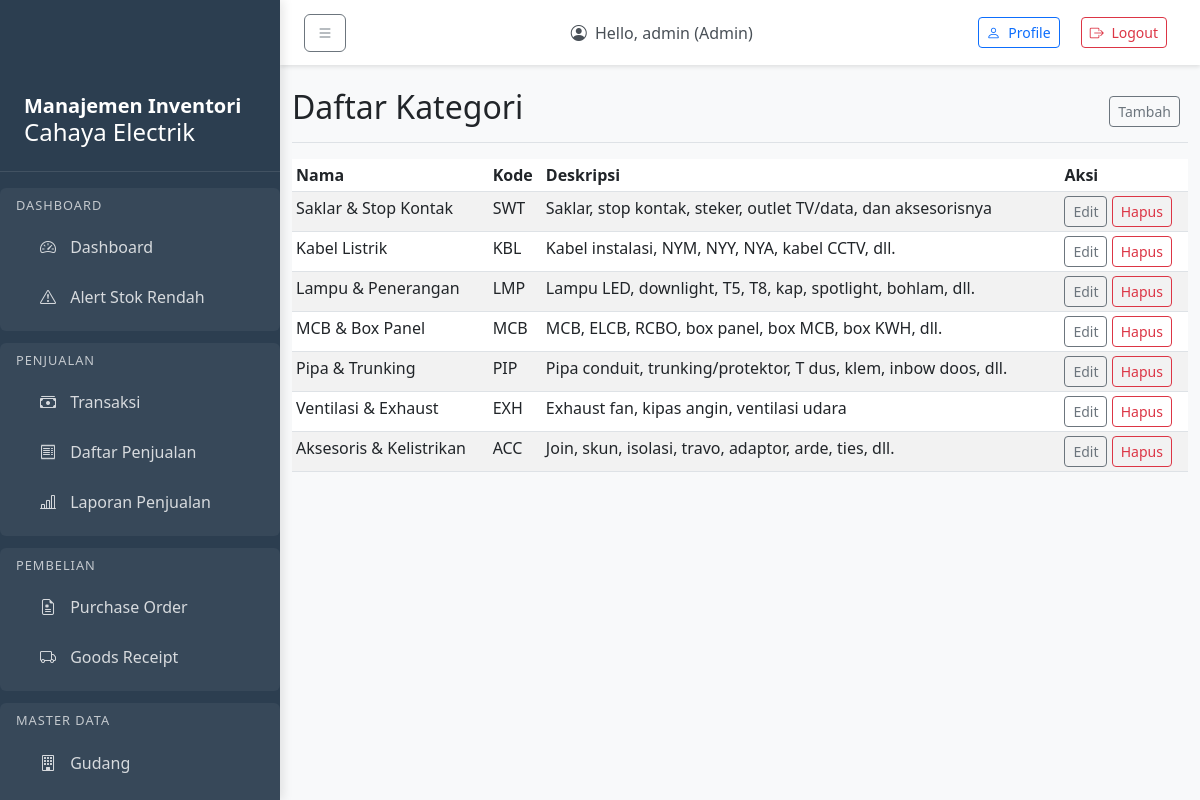
The app's page /master/categories/ (signed in) with its own data.
### accounts/models.py (models this page shows, shortened)
class User(AbstractUser):
    ROLE_CHOICES = [
        ('admin', 'Admin'),
        ('manager', 'Manager'),
        ('warehouse', 'Warehouse'),
        ('cashier', 'Cashier'),
        ('analyst', 'Analyst'),
    ]
    role = models.CharField(max_length=20, choices=ROLE_CHOICES, default='cashier')
    created_at = models.DateTimeField(auto_now_add=True)
    updated_at = models.DateTimeField(auto_now=True)
    groups = models.ManyToManyField(
        'auth.Group',
        related_name='custom_user_set',
        blank=True,
    )
    user_permissions = models.ManyToManyField(
        'auth.Permission',
        related_name='custom_user_set',
        blank=True,
    )

### master/models.py (models this page shows, shortened)
class Category(models.Model):
    name = models.CharField(max_length=100)
    code = models.CharField(max_length=30, unique=True)
    description = models.CharField(max_length=255, blank=True)
    created_at = models.DateTimeField(auto_now_add=True)
    updated_at = models.DateTimeField(auto_now=True)
    class Meta:
        db_table = 'category'

### master/views.py (the view)
# urls.py: path('categories/', views.category_list, name='category_list'),
@login_required
def category_list(request):
    if request.user.role not in ['manager', 'admin']:
        raise PermissionDenied("Anda tidak memiliki akses ke fitur ini.")
    categories = Category.objects.all()
    paginator = Paginator(categories, 10)  # Show 10 categories per page
    page_number = request.GET.get('page')
    page_obj = paginator.get_page(page_number)
    return render(request, 'master/category_list.html', {'page_obj': page_obj})

### templates/master/category_list.html (shortened to what this page needs)
{% extends 'master/base_master.html' %}
{% block master_title %}Daftar Kategori{% endblock %}
{% block add_url %}{% url 'master:category_create' %}{% endblock %}
{% block master_content %}
<div class="table-responsive">
    <table class="table table-striped table-sm">
        <thead>
            <tr>
                <th>Nama</th>
                <th>Kode</th>
                <th>Deskripsi</th>
                <th>Aksi</th>
            </tr>
        </thead>
        <tbody>
            {% for category in page_obj %}
            <tr>
                <td>{{ category.name }}</td>
                <td>{{ category.code }}</td>
                <td>{{ category.description }}</td>
                <td>
                    <a href="{% url 'master:category_update' category.pk %}" class="btn btn-sm btn-outline-secondary">Edit</a>
                    <a href="{% url 'master:category_delete' category.pk %}" class="btn btn-sm btn-outline-danger">Hapus</a>
                </td>
            </tr>
            {% empty %}
            <tr>
                <td colspan="4">Tidak ada kategori</td>
            </tr>
            {% endfor %}
        </tbody>
    </table>
</div>
{% endblock %}

### templates/base.html (shortened to what this page needs)
{% load static %}
<!DOCTYPE html>
<html lang="en">
<head>
    <link href="https://cdn.jsdelivr.net/npm/bootstrap@5.3.0-alpha1/dist/css/bootstrap.min.css" rel="stylesheet">
    <link rel="stylesheet" href="https://cdn.jsdelivr.net/npm/bootstrap-icons@1.10.0/font/bootstrap-icons.css">
</head>
<body>
    <div class="sidebar" id="sidebar">
        <div class="sidebar-header">
            <h5></i>Manajemen Inventori</h5>
            <h4></i>Cahaya Electrik</h4>
        </div>
        {% if user.is_authenticated %}
        {% if user.role == 'warehouse' or user.role == 'manager' or user.role == 'admin' %}
        <div class="menu-section">
            <div class="menu-section-title">Dashboard</div>
            <a href="{% url 'summary:dashboard' %}"
                class="nav-link {% if request.resolver_match.url_name == 'dashboard' %}active{% endif %}">
                <i class="bi bi-speedometer2"></i> Dashboard
            </a>
            <a href="{% url 'inventory:low_stock_alerts' %}"
                class="nav-link  {% if 'low_stock' in request.resolver_match.url_name %}active{% endif %}">
                <i class="bi bi-exclamation-triangle"></i> Alert Stok Rendah
            </a>
        </div>
        {% endif %}
        {% if user.role == 'cashier' or user.role == 'manager' or user.role == 'admin' %}
        <div class="menu-section">
            <div class="menu-section-title">Penjualan</div>
            <a href="{% url 'sales:pos' %}"
                class="nav-link {% if 'pos' in request.resolver_match.url_name %}active{% endif %}">
                <i class="bi bi-cash-stack"></i> Transaksi
            </a>
            <a href="{% url 'sales:sale_list' %}"
                class="nav-link {% if 'sale_list' in request.resolver_match.url_name %}active{% endif %}">
                <i class="bi bi-receipt"></i> Daftar Penjualan
            </a>
            {% if user.role == 'manager' or user.role == 'admin' %}
            <a href="{% url 'sales:sale_report' %}"
                class="nav-link {% if 'sale_report' in request.resolver_match.url_name %}active{% endif %}">
                <i class="bi bi-bar-chart-line"></i> Laporan Penjualan
            </a>
            {% endif %}
        </div>
        {% endif %}
        {% if user.role == 'manager' or user.role == 'admin' %}
        <div class="menu-section">
            <div class="menu-section-title">Pembelian</div>
            <a href="{% url 'purchases:purchase_order_list' %}"
                class="nav-link {% if 'purchase_order' in request.resolver_match.url_name %}active{% endif %}">
                <i class="bi bi-file-earmark-medical"></i> Purchase Order
            </a>
            <a href="{% url 'purchases:goods_receipt_list' %}"
                class="nav-link {% if 'goods_receipt' in request.resolver_match.url_name %}active{% endif %}">
                <i class="bi bi-truck"></i> Goods Receipt
            </a>
        </div>
        {% endif %}
        {% if user.role == 'manager' or user.role == 'admin' %}
        <div class="menu-section">
            <div class="menu-section-title">Master Data</div>
            <a href="{% url 'inventory:warehouse_list' %}"
                class="nav-link {% if 'warehouse' in request.resolver_match.url_name %}active{% endif %}">
                <i class="bi bi-building"></i> Gudang
            </a>
            <a href="{% url 'inventory:stock_list' %}"
                class="nav-link {% if 'stock' in request.resolver_match.url_name %}active{% endif %}">
            </a>
        </div>
        {% endif %}
        {% endif %}
    </div>
    <nav class="top-navbar">
        <div class="d-flex justify-content-between align-items-center">
            <button class="btn btn-outline-secondary me-3" id="sidebarToggle">
                <i class="bi bi-list"></i>
            </button>
            <div class="navbar-text text-dark me-3">
                <i class="bi bi-person-circle me-1"></i>
                Hello, {{ user.username }} ({{ user.get_role_display }})
            </div>
            <div>
                <a class="btn btn-outline-primary btn-sm me-2" href="{% url 'accounts:profile' %}">
                    <i class="bi bi-person me-1"></i> Profile
                </a>
                <a class="btn  btn-sm">
                    <form action="{% url 'accounts:logout' %}" method="post">
                        <button class="btn btn-outline-danger btn-sm" type="submit">
                            <i class="bi bi-box-arrow-right me-1"></i> Logout
                        </button>
                    </form>
                </a>
            </div>
        </div>
    </nav>
    <div class="main-content">
        <div class="container-fluid mt-5 pt-4">
            <div class="row">
                <div class="col-12">
                    {% block content %}
                    {% endblock %}
                </div>
            </div>
        </div>
    </div>
</body>
</html>

### templates/base.html (style rules this page uses)
body { overflow-x: hidden; background-color: #f8f9fa; }
.sidebar { width: 280px; min-width: 280px; position: fixed; top: 0; left: 0; height: 100vh; z-index: 100; padding-top: 70px; background-color: #2c3e50; color: white; transition: all 0.3s; box-shadow: 3px 0 10px rgba(0, 0, 0, 0.1); overflow-y: auto; }
.sidebar .nav-link { color: rgba(255, 255, 255, 0.8); padding: 0.75rem 1.5rem; margin: 0.125rem 0; border-radius: 0.375rem; transition: all 0.2s; }
.sidebar .nav-link i { margin-right: 10px; width: 20px; text-align: center; }
.main-content { margin-left: 280px; padding: 0; }
.top-navbar { position: fixed; top: 0; left: 280px; right: 0; z-index: 90; background-color: white; padding: 0.75rem 1.5rem; box-shadow: 0 2px 4px rgba(0, 0, 0, 0.1); }
.top-navbar .navbar-text { color: #495057 !important; }
.sidebar-header { padding: 1.5rem 1.5rem 1rem; border-bottom: 1px solid rgba(255, 255, 255, 0.1); margin-bottom: 1rem; }
.sidebar-header h5 { margin: 0; font-weight: 600; }
.menu-section { padding: 0.5rem 1rem; margin: 0.75rem 0; border-radius: 0.375rem; background-color: rgba(255, 255, 255, 0.05); }
.menu-section-title { font-size: 0.8rem; text-transform: uppercase; letter-spacing: 1px; margin-bottom: 0.5rem; color: rgba(255, 255, 255, 0.7); }

### records on screen
User: username "admin", role "Admin"
Category: name "Saklar & Stop Kontak", code "SWT", description "Saklar, stop kontak, steker, outlet TV/data, dan aksesorisnya"
Category: name "Kabel Listrik", code "KBL", description "Kabel instalasi, NYM, NYY, NYA, kabel CCTV, dll."
Category: name "Lampu & Penerangan", code "LMP", description "Lampu LED, downlight, T5, T8, kap, spotlight, bohlam, dll."
Category: name "MCB & Box Panel", code "MCB", description "MCB, ELCB, RCBO, box panel, box MCB, box KWH, dll."
Category: name "Pipa & Trunking", code "PIP", description "Pipa conduit, trunking/protektor, T dus, klem, inbow doos, dll."
Category: name "Ventilasi & Exhaust", code "EXH", description "Exhaust fan, kipas angin, ventilasi udara"
Category: name "Aksesoris & Kelistrikan", code "ACC", description "Join, skun, isolasi, travo, adaptor, arde, ties, dll."
